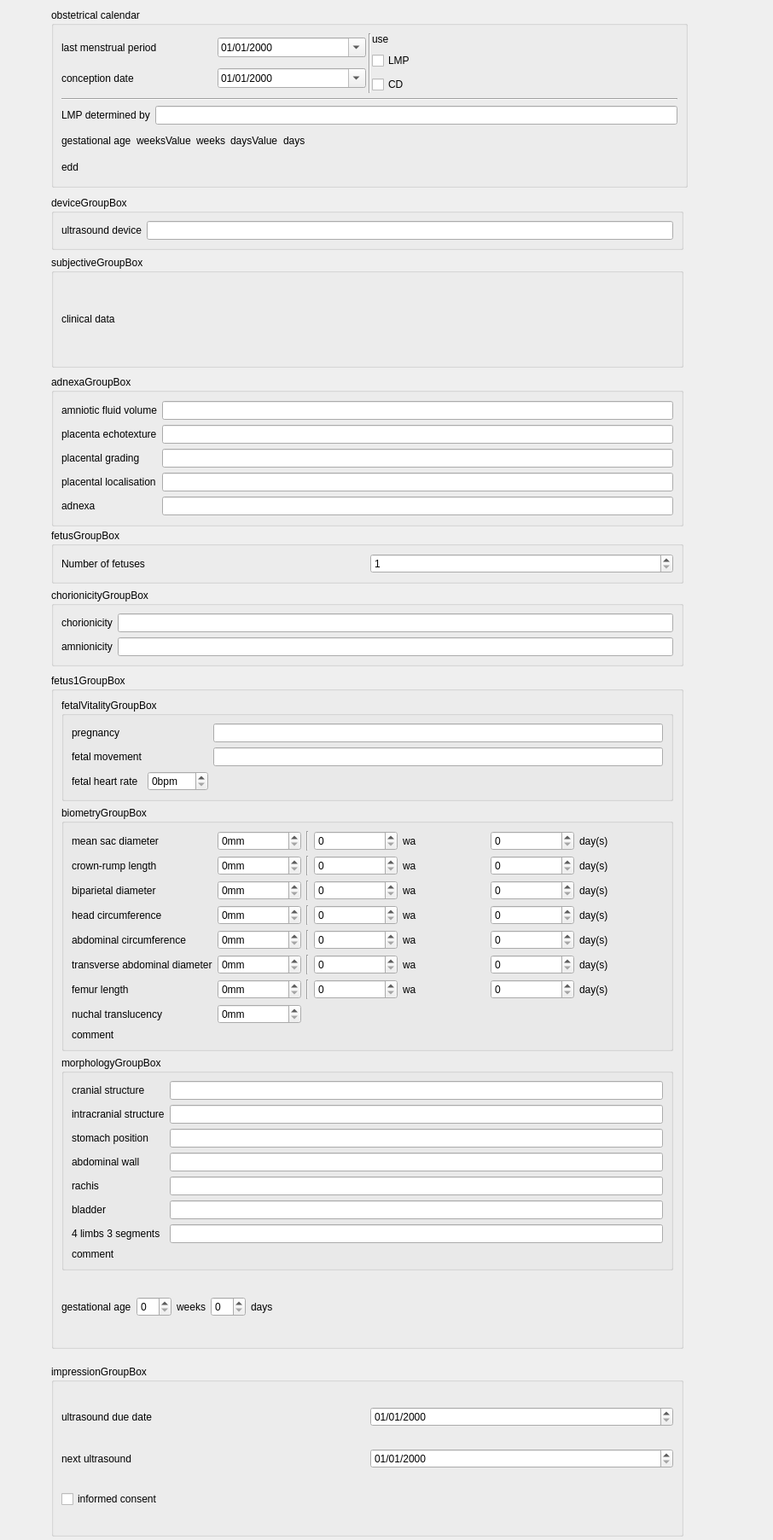
<?xml version="1.0" encoding="UTF-8"?>
<ui version="4.0">
 <class>Form</class>
 <widget class="QWidget" name="Form">
  <property name="geometry">
   <rect>
    <x>0</x>
    <y>0</y>
    <width>906</width>
    <height>1805</height>
   </rect>
  </property>
  <property name="windowTitle">
   <string>Form</string>
  </property>
  <widget class="QGroupBox" name="fetusGroupBox">
   <property name="geometry">
    <rect>
     <x>60</x>
     <y>620</y>
     <width>741</width>
     <height>64</height>
    </rect>
   </property>
   <property name="title">
    <string>fetusGroupBox</string>
   </property>
   <layout class="QGridLayout" name="gridLayout_6">
    <item row="0" column="0">
     <widget class="QLabel" name="fetusNumberLabel">
      <property name="text">
       <string>Number of fetuses</string>
      </property>
     </widget>
    </item>
    <item row="0" column="1">
     <widget class="QSpinBox" name="fetusNumberSpinBox">
      <property name="minimum">
       <number>1</number>
      </property>
      <property name="maximum">
       <number>5</number>
      </property>
      <property name="value">
       <number>1</number>
      </property>
     </widget>
    </item>
   </layout>
  </widget>
  <widget class="QGroupBox" name="fetus1GroupBox">
   <property name="enabled">
    <bool>true</bool>
   </property>
   <property name="geometry">
    <rect>
     <x>60</x>
     <y>790</y>
     <width>741</width>
     <height>791</height>
    </rect>
   </property>
   <property name="title">
    <string>fetus1GroupBox</string>
   </property>
   <property name="flat">
    <bool>false</bool>
   </property>
   <layout class="QVBoxLayout" name="verticalLayout_7">
    <item>
     <widget class="QGroupBox" name="fetus1FetalVitalityGroupBox">
      <property name="title">
       <string>fetalVitalityGroupBox</string>
      </property>
      <layout class="QGridLayout" name="gridLayout_3">
       <item row="0" column="0">
        <widget class="QLabel" name="fetus1PregnancyLabel">
         <property name="text">
          <string>pregnancy</string>
         </property>
        </widget>
       </item>
       <item row="0" column="1">
        <layout class="QHBoxLayout" name="fetus1PregnancyRadioLayout"/>
       </item>
       <item row="0" column="2">
        <widget class="QLineEdit" name="fetus1PregnancyLineEdit"/>
       </item>
       <item row="1" column="0">
        <widget class="QLabel" name="fetus1FetalMovementLabel">
         <property name="text">
          <string>fetal movement</string>
         </property>
        </widget>
       </item>
       <item row="1" column="1">
        <layout class="QHBoxLayout" name="fetus1FetalMovementRadioLayout"/>
       </item>
       <item row="1" column="2">
        <widget class="QLineEdit" name="fetus1FetalMovementLineEdit"/>
       </item>
       <item row="2" column="0">
        <widget class="QLabel" name="fetus1FhrLabel">
         <property name="text">
          <string>fetal heart rate</string>
         </property>
        </widget>
       </item>
       <item row="2" column="1">
        <widget class="QSpinBox" name="fetus1FhrSpinBox">
         <property name="suffix">
          <string>bpm</string>
         </property>
         <property name="maximum">
          <number>999</number>
         </property>
        </widget>
       </item>
      </layout>
     </widget>
    </item>
    <item>
     <widget class="QGroupBox" name="fetus1BiometryGroupBox">
      <property name="title">
       <string>biometryGroupBox</string>
      </property>
      <layout class="QVBoxLayout" name="verticalLayout_3">
       <item>
        <layout class="QGridLayout" name="gridLayout_2">
         <item row="0" column="0">
          <widget class="QLabel" name="fetus1MeanSacDiameterLabel">
           <property name="text">
            <string>mean sac diameter</string>
           </property>
          </widget>
         </item>
         <item row="0" column="1">
          <widget class="QSpinBox" name="fetus1MeanSacDiameterSpinBox">
           <property name="suffix">
            <string>mm</string>
           </property>
           <property name="maximum">
            <number>999</number>
           </property>
          </widget>
         </item>
         <item row="0" column="2">
          <widget class="Line" name="line_3">
           <property name="orientation">
            <enum>Qt::Vertical</enum>
           </property>
          </widget>
         </item>
         <item row="0" column="3">
          <widget class="QSpinBox" name="fetus1MeanSacDiameterWeekSpinBox"/>
         </item>
         <item row="0" column="4">
          <widget class="QLabel" name="fetus1MeanSacDiameterWeekLabel">
           <property name="text">
            <string>wa</string>
           </property>
          </widget>
         </item>
         <item row="0" column="5">
          <widget class="QSpinBox" name="fetus1MeanSacDiameterDaySpinBox">
           <property name="maximum">
            <number>6</number>
           </property>
          </widget>
         </item>
         <item row="0" column="6">
          <widget class="QLabel" name="fetus1MeanSacDiameterDayLabel">
           <property name="text">
            <string>day(s)</string>
           </property>
          </widget>
         </item>
         <item row="1" column="0">
          <widget class="QLabel" name="fetus1CRLLabel">
           <property name="text">
            <string>crown-rump length</string>
           </property>
          </widget>
         </item>
         <item row="1" column="1">
          <widget class="QSpinBox" name="fetus1CRLSpinBox">
           <property name="suffix">
            <string>mm</string>
           </property>
           <property name="maximum">
            <number>999</number>
           </property>
          </widget>
         </item>
         <item row="1" column="2">
          <widget class="Line" name="line_4">
           <property name="orientation">
            <enum>Qt::Vertical</enum>
           </property>
          </widget>
         </item>
         <item row="1" column="3">
          <widget class="QSpinBox" name="fetus1CRLWeekSpinBox"/>
         </item>
         <item row="1" column="4">
          <widget class="QLabel" name="fetus1CRLWeekLabel">
           <property name="text">
            <string>wa</string>
           </property>
          </widget>
         </item>
         <item row="1" column="5">
          <widget class="QSpinBox" name="fetus1CRLDaySpinBox">
           <property name="maximum">
            <number>6</number>
           </property>
          </widget>
         </item>
         <item row="1" column="6">
          <widget class="QLabel" name="fetus1CRLDayLabel">
           <property name="text">
            <string>day(s)</string>
           </property>
          </widget>
         </item>
         <item row="2" column="0">
          <widget class="QLabel" name="fetus1BPDLabel">
           <property name="text">
            <string>biparietal diameter</string>
           </property>
          </widget>
         </item>
         <item row="2" column="1">
          <widget class="QSpinBox" name="fetus1BPDSpinBox">
           <property name="suffix">
            <string>mm</string>
           </property>
           <property name="maximum">
            <number>999</number>
           </property>
          </widget>
         </item>
         <item row="2" column="2">
          <widget class="Line" name="line_5">
           <property name="orientation">
            <enum>Qt::Vertical</enum>
           </property>
          </widget>
         </item>
         <item row="2" column="3">
          <widget class="QSpinBox" name="fetus1BPDWeekSpinBox"/>
         </item>
         <item row="2" column="4">
          <widget class="QLabel" name="fetus1BPDWeekLabel">
           <property name="text">
            <string>wa</string>
           </property>
          </widget>
         </item>
         <item row="2" column="5">
          <widget class="QSpinBox" name="fetus1BPDDaySpinBox">
           <property name="maximum">
            <number>6</number>
           </property>
          </widget>
         </item>
         <item row="2" column="6">
          <widget class="QLabel" name="label_6">
           <property name="text">
            <string>day(s)</string>
           </property>
          </widget>
         </item>
         <item row="3" column="0">
          <widget class="QLabel" name="fetus1HeadCircumferenceLabel">
           <property name="text">
            <string>head circumference</string>
           </property>
          </widget>
         </item>
         <item row="3" column="1">
          <widget class="QSpinBox" name="fetus1HeadCircumferenceSpinBox">
           <property name="suffix">
            <string>mm</string>
           </property>
           <property name="maximum">
            <number>999</number>
           </property>
          </widget>
         </item>
         <item row="3" column="2">
          <widget class="Line" name="line_6">
           <property name="orientation">
            <enum>Qt::Vertical</enum>
           </property>
          </widget>
         </item>
         <item row="3" column="3">
          <widget class="QSpinBox" name="fetus1HeadCircumferenceWeekSpinBox"/>
         </item>
         <item row="3" column="4">
          <widget class="QLabel" name="fetus1HeadCircumferenceWeekLabel">
           <property name="text">
            <string>wa</string>
           </property>
          </widget>
         </item>
         <item row="3" column="5">
          <widget class="QSpinBox" name="fetus1HeadCircumferenceDaysSpinBox">
           <property name="maximum">
            <number>6</number>
           </property>
          </widget>
         </item>
         <item row="3" column="6">
          <widget class="QLabel" name="fetus1HeadCircumferenceDayLabel">
           <property name="text">
            <string>day(s)</string>
           </property>
          </widget>
         </item>
         <item row="4" column="0">
          <widget class="QLabel" name="fetus1AbdominalCircumferenceLabel">
           <property name="text">
            <string>abdominal circumference</string>
           </property>
          </widget>
         </item>
         <item row="4" column="1">
          <widget class="QSpinBox" name="fetus1AbdominalCircumferenceSpinBox">
           <property name="suffix">
            <string>mm</string>
           </property>
           <property name="maximum">
            <number>999</number>
           </property>
          </widget>
         </item>
         <item row="4" column="2">
          <widget class="Line" name="line_7">
           <property name="orientation">
            <enum>Qt::Vertical</enum>
           </property>
          </widget>
         </item>
         <item row="4" column="3">
          <widget class="QSpinBox" name="fetus1AbdominalCircumferenceWeekSpinBox"/>
         </item>
         <item row="4" column="4">
          <widget class="QLabel" name="fetus1AbdominalCircumferenceWeekLabel">
           <property name="text">
            <string>wa</string>
           </property>
          </widget>
         </item>
         <item row="4" column="5">
          <widget class="QSpinBox" name="fetus1AbdominalCircumferenceDaySpinBox">
           <property name="maximum">
            <number>6</number>
           </property>
          </widget>
         </item>
         <item row="4" column="6">
          <widget class="QLabel" name="fetus1AbdominalCircumferenceDayLabel">
           <property name="text">
            <string>day(s)</string>
           </property>
          </widget>
         </item>
         <item row="5" column="0">
          <widget class="QLabel" name="fetus1TADLabel">
           <property name="text">
            <string>transverse abdominal diameter</string>
           </property>
          </widget>
         </item>
         <item row="5" column="1">
          <widget class="QSpinBox" name="fetus1TADSpinBox">
           <property name="suffix">
            <string>mm</string>
           </property>
           <property name="maximum">
            <number>999</number>
           </property>
          </widget>
         </item>
         <item row="5" column="2">
          <widget class="Line" name="line_8">
           <property name="orientation">
            <enum>Qt::Vertical</enum>
           </property>
          </widget>
         </item>
         <item row="5" column="3">
          <widget class="QSpinBox" name="fetus1TADWeekSpinBox"/>
         </item>
         <item row="5" column="4">
          <widget class="QLabel" name="fetus1TADWeekLabel">
           <property name="text">
            <string>wa</string>
           </property>
          </widget>
         </item>
         <item row="5" column="5">
          <widget class="QSpinBox" name="fetus1TADDaySpinBox">
           <property name="maximum">
            <number>6</number>
           </property>
          </widget>
         </item>
         <item row="5" column="6">
          <widget class="QLabel" name="fetus1TADDayLabel">
           <property name="text">
            <string>day(s)</string>
           </property>
          </widget>
         </item>
         <item row="6" column="0">
          <widget class="QLabel" name="fetus1FLLabel">
           <property name="text">
            <string>femur length</string>
           </property>
          </widget>
         </item>
         <item row="6" column="1">
          <widget class="QSpinBox" name="fetus1FLSpinBox">
           <property name="suffix">
            <string>mm</string>
           </property>
           <property name="maximum">
            <number>999</number>
           </property>
          </widget>
         </item>
         <item row="6" column="2">
          <widget class="Line" name="line_9">
           <property name="orientation">
            <enum>Qt::Vertical</enum>
           </property>
          </widget>
         </item>
         <item row="6" column="3">
          <widget class="QSpinBox" name="fetus1FLWeekSpinBox"/>
         </item>
         <item row="6" column="4">
          <widget class="QLabel" name="fetus1FLWeekLabel">
           <property name="text">
            <string>wa</string>
           </property>
          </widget>
         </item>
         <item row="6" column="5">
          <widget class="QSpinBox" name="fetus1FLDaySpinBox">
           <property name="maximum">
            <number>6</number>
           </property>
          </widget>
         </item>
         <item row="6" column="6">
          <widget class="QLabel" name="fetus1FLDayLabel">
           <property name="text">
            <string>day(s)</string>
           </property>
          </widget>
         </item>
         <item row="7" column="0">
          <widget class="QLabel" name="fetus1NuchalTranslucencyLabel">
           <property name="text">
            <string>nuchal translucency</string>
           </property>
          </widget>
         </item>
         <item row="7" column="1">
          <widget class="QSpinBox" name="fetus1NuchalTranslucencySpinBox">
           <property name="suffix">
            <string>mm</string>
           </property>
           <property name="maximum">
            <number>999</number>
           </property>
          </widget>
         </item>
        </layout>
       </item>
       <item>
        <layout class="QVBoxLayout" name="verticalLayout">
         <item>
          <widget class="QLabel" name="fetus1BiometryCommentLabel">
           <property name="text">
            <string>comment</string>
           </property>
          </widget>
         </item>
         <item>
          <layout class="QFormLayout" name="fetus1BiometryCommentFormLayout"/>
         </item>
        </layout>
       </item>
      </layout>
     </widget>
    </item>
    <item>
     <widget class="QGroupBox" name="fetus1MorphologyGroupBox">
      <property name="title">
       <string>morphologyGroupBox</string>
      </property>
      <layout class="QVBoxLayout" name="verticalLayout_4">
       <item>
        <layout class="QGridLayout" name="gridLayout_4">
         <item row="0" column="0">
          <widget class="QLabel" name="fetus1CranialStructureLabel">
           <property name="text">
            <string>cranial structure</string>
           </property>
          </widget>
         </item>
         <item row="0" column="1">
          <layout class="QHBoxLayout" name="fetus1CranialStructureRadioLayout"/>
         </item>
         <item row="0" column="2">
          <widget class="QLineEdit" name="fetus1CranialStructureLineEdit"/>
         </item>
         <item row="1" column="0">
          <widget class="QLabel" name="fetus1IntracranialStructureLabel">
           <property name="text">
            <string>intracranial structure</string>
           </property>
          </widget>
         </item>
         <item row="1" column="1">
          <layout class="QHBoxLayout" name="fetus1IntracranialStructureRadioLayout"/>
         </item>
         <item row="1" column="2">
          <widget class="QLineEdit" name="fetus1IntracranialStructureLineEdit"/>
         </item>
         <item row="2" column="0">
          <widget class="QLabel" name="fetus1StomachPositionLabel">
           <property name="text">
            <string>stomach position</string>
           </property>
          </widget>
         </item>
         <item row="2" column="1">
          <layout class="QHBoxLayout" name="fetus1StomachPositionRadioLayout"/>
         </item>
         <item row="2" column="2">
          <widget class="QLineEdit" name="fetus1StomachPositionLineEdit"/>
         </item>
         <item row="3" column="0">
          <widget class="QLabel" name="fetus1AbdominalWallLabel">
           <property name="text">
            <string>abdominal wall</string>
           </property>
          </widget>
         </item>
         <item row="3" column="1">
          <layout class="QHBoxLayout" name="fetus1AbdominalWallRadioLayout"/>
         </item>
         <item row="3" column="2">
          <widget class="QLineEdit" name="fetus1AbdominalWallLineEdit"/>
         </item>
         <item row="4" column="0">
          <widget class="QLabel" name="fetus1RachisLabel">
           <property name="text">
            <string>rachis</string>
           </property>
          </widget>
         </item>
         <item row="4" column="1">
          <layout class="QHBoxLayout" name="fetus1RachisRadioLayout"/>
         </item>
         <item row="4" column="2">
          <widget class="QLineEdit" name="fetus1RachisLineEdit"/>
         </item>
         <item row="5" column="0">
          <widget class="QLabel" name="fetus1BladderLabel">
           <property name="text">
            <string>bladder</string>
           </property>
          </widget>
         </item>
         <item row="5" column="1">
          <layout class="QHBoxLayout" name="fetus1BladderRadioLayout"/>
         </item>
         <item row="5" column="2">
          <widget class="QLineEdit" name="fetus1BladderLineEdit"/>
         </item>
         <item row="6" column="0">
          <widget class="QLabel" name="fetus1LimbsLabel">
           <property name="text">
            <string>4 limbs 3 segments</string>
           </property>
          </widget>
         </item>
         <item row="6" column="1">
          <layout class="QHBoxLayout" name="fetus1LimbsRadioLayout"/>
         </item>
         <item row="6" column="2">
          <widget class="QLineEdit" name="fetus1LimbsLineEdit"/>
         </item>
        </layout>
       </item>
       <item>
        <layout class="QVBoxLayout" name="verticalLayout_2">
         <item>
          <widget class="QLabel" name="fetus1MorphologyCommentLabel">
           <property name="text">
            <string>comment</string>
           </property>
          </widget>
         </item>
         <item>
          <layout class="QFormLayout" name="fetus1MorphologyCommentFormLayout"/>
         </item>
        </layout>
       </item>
      </layout>
     </widget>
    </item>
    <item>
     <layout class="QHBoxLayout" name="horizontalLayout_18">
      <item>
       <widget class="QLabel" name="fetus1UsGestationalAgeHelpTextLabel">
        <property name="text">
         <string>gestational age</string>
        </property>
       </widget>
      </item>
      <item>
       <widget class="QSpinBox" name="fetus1UsGestationalAgeWeekSpinBox"/>
      </item>
      <item>
       <widget class="QLabel" name="fetus1UsGestationalAgeWeekLabel">
        <property name="text">
         <string>weeks</string>
        </property>
       </widget>
      </item>
      <item>
       <widget class="QSpinBox" name="fetus1UsGestationalAgeDaySpinBox"/>
      </item>
      <item>
       <widget class="QLabel" name="fetus1UsGestationalAgeDayLabel">
        <property name="text">
         <string>days</string>
        </property>
       </widget>
      </item>
      <item>
       <spacer name="horizontalSpacer_4">
        <property name="orientation">
         <enum>Qt::Horizontal</enum>
        </property>
        <property name="sizeHint" stdset="0">
         <size>
          <width>40</width>
          <height>20</height>
         </size>
        </property>
       </spacer>
      </item>
     </layout>
    </item>
   </layout>
  </widget>
  <widget class="QGroupBox" name="obstetricalCalendarGroupBox">
   <property name="geometry">
    <rect>
     <x>60</x>
     <y>10</y>
     <width>746</width>
     <height>210</height>
    </rect>
   </property>
   <property name="title">
    <string>obstetrical calendar</string>
   </property>
   <layout class="QVBoxLayout" name="verticalLayout_19">
    <item>
     <layout class="QHBoxLayout" name="horizontalLayout_14">
      <property name="spacing">
       <number>1</number>
      </property>
      <property name="leftMargin">
       <number>0</number>
      </property>
      <item>
       <layout class="QVBoxLayout" name="verticalLayout_18">
        <property name="spacing">
         <number>8</number>
        </property>
        <property name="rightMargin">
         <number>2</number>
        </property>
        <item>
         <layout class="QHBoxLayout" name="lmpHorizontalLayout">
          <item>
           <widget class="QLabel" name="lastMenstrualPeriodLabel">
            <property name="text">
             <string>last menstrual period</string>
            </property>
           </widget>
          </item>
          <item>
           <widget class="QDateEdit" name="lastMenstrualPeriodDateEdit">
            <property name="locale">
             <locale language="French" country="Madagascar"/>
            </property>
            <property name="correctionMode">
             <enum>QAbstractSpinBox::CorrectToNearestValue</enum>
            </property>
            <property name="displayFormat">
             <string>dd/MM/yyyy</string>
            </property>
            <property name="calendarPopup">
             <bool>true</bool>
            </property>
           </widget>
          </item>
         </layout>
        </item>
        <item>
         <layout class="QHBoxLayout" name="conceptionHorizontalLayout">
          <item>
           <widget class="QLabel" name="conceptionDateLabel">
            <property name="text">
             <string>conception date</string>
            </property>
           </widget>
          </item>
          <item>
           <widget class="QDateEdit" name="conceptionDateDateEdit">
            <property name="locale">
             <locale language="French" country="Madagascar"/>
            </property>
            <property name="showGroupSeparator" stdset="0">
             <bool>false</bool>
            </property>
            <property name="minimumDate">
             <date>
              <year>1790</year>
              <month>9</month>
              <day>1</day>
             </date>
            </property>
            <property name="displayFormat">
             <string>dd/MM/yyyy</string>
            </property>
            <property name="calendarPopup">
             <bool>true</bool>
            </property>
            <property name="currentSectionIndex">
             <number>0</number>
            </property>
           </widget>
          </item>
         </layout>
        </item>
       </layout>
      </item>
      <item>
       <widget class="Line" name="line_2">
        <property name="orientation">
         <enum>Qt::Vertical</enum>
        </property>
       </widget>
      </item>
      <item>
       <layout class="QVBoxLayout" name="verticalLayout_17">
        <property name="spacing">
         <number>8</number>
        </property>
        <item>
         <widget class="QLabel" name="useLmpDateOfConceptionLabel">
          <property name="text">
           <string>use</string>
          </property>
         </widget>
        </item>
        <item>
         <widget class="QCheckBox" name="useLmpCheck">
          <property name="text">
           <string>LMP</string>
          </property>
         </widget>
        </item>
        <item>
         <widget class="QCheckBox" name="useDateOfConceptionCheck">
          <property name="text">
           <string>CD</string>
          </property>
         </widget>
        </item>
       </layout>
      </item>
     </layout>
    </item>
    <item>
     <widget class="Line" name="line">
      <property name="orientation">
       <enum>Qt::Horizontal</enum>
      </property>
     </widget>
    </item>
    <item>
     <layout class="QHBoxLayout" name="horizontalLayout_15">
      <property name="sizeConstraint">
       <enum>QLayout::SetMinimumSize</enum>
      </property>
      <item>
       <widget class="QLabel" name="lmpDeterminedByLabel">
        <property name="text">
         <string>LMP determined by</string>
        </property>
       </widget>
      </item>
      <item>
       <layout class="QHBoxLayout" name="lmpDeterminedByRadioLayout"/>
      </item>
      <item>
       <widget class="QLineEdit" name="lmpDeterminedByLineEdit">
        <property name="sizePolicy">
         <sizepolicy hsizetype="MinimumExpanding" vsizetype="Fixed">
          <horstretch>0</horstretch>
          <verstretch>0</verstretch>
         </sizepolicy>
        </property>
       </widget>
      </item>
     </layout>
    </item>
    <item>
     <layout class="QHBoxLayout" name="horizontalLayout_17">
      <item>
       <widget class="QLabel" name="gestationalAgeHelpTextLabel">
        <property name="text">
         <string>gestational age</string>
        </property>
       </widget>
      </item>
      <item>
       <widget class="QLabel" name="currentWeeksAmenorrhoeaWeeksValueLabel">
        <property name="text">
         <string>weeksValue</string>
        </property>
       </widget>
      </item>
      <item>
       <widget class="QLabel" name="currentWeeksAmenorrhoeaWeeksLabel">
        <property name="text">
         <string>weeks</string>
        </property>
       </widget>
      </item>
      <item>
       <widget class="QLabel" name="currentWeeksAmenorrhoeaDaysValueLabel">
        <property name="text">
         <string>daysValue</string>
        </property>
       </widget>
      </item>
      <item>
       <widget class="QLabel" name="currentWeeksAmenorrhoeaDaysLabel">
        <property name="text">
         <string>days</string>
        </property>
       </widget>
      </item>
      <item>
       <spacer name="horizontalSpacer_3">
        <property name="orientation">
         <enum>Qt::Horizontal</enum>
        </property>
        <property name="sizeHint" stdset="0">
         <size>
          <width>40</width>
          <height>20</height>
         </size>
        </property>
       </spacer>
      </item>
     </layout>
    </item>
    <item>
     <layout class="QHBoxLayout" name="eddHorizontalLayout">
      <item>
       <widget class="QLabel" name="eddLabel">
        <property name="text">
         <string>edd</string>
        </property>
       </widget>
      </item>
      <item>
       <widget class="QLabel" name="eddValueLabel">
        <property name="text">
         <string/>
        </property>
       </widget>
      </item>
      <item>
       <spacer name="horizontalSpacer_2">
        <property name="orientation">
         <enum>Qt::Horizontal</enum>
        </property>
        <property name="sizeHint" stdset="0">
         <size>
          <width>40</width>
          <height>20</height>
         </size>
        </property>
       </spacer>
      </item>
     </layout>
    </item>
   </layout>
  </widget>
  <widget class="QGroupBox" name="subjectiveGroupBox">
   <property name="geometry">
    <rect>
     <x>60</x>
     <y>300</y>
     <width>741</width>
     <height>131</height>
    </rect>
   </property>
   <property name="title">
    <string>subjectiveGroupBox</string>
   </property>
   <layout class="QVBoxLayout" name="verticalLayout_6">
    <item>
     <widget class="QLabel" name="clinicalDataLabel">
      <property name="minimumSize">
       <size>
        <width>0</width>
        <height>14</height>
       </size>
      </property>
      <property name="text">
       <string>clinical data</string>
      </property>
     </widget>
    </item>
    <item>
     <layout class="QFormLayout" name="clinicalDataFormLayout">
      <property name="fieldGrowthPolicy">
       <enum>QFormLayout::AllNonFixedFieldsGrow</enum>
      </property>
     </layout>
    </item>
   </layout>
  </widget>
  <widget class="QGroupBox" name="deviceGroupBox">
   <property name="geometry">
    <rect>
     <x>60</x>
     <y>230</y>
     <width>741</width>
     <height>63</height>
    </rect>
   </property>
   <property name="title">
    <string>deviceGroupBox</string>
   </property>
   <layout class="QGridLayout" name="gridLayout_8">
    <item row="0" column="0">
     <widget class="QLabel" name="deviceLabel">
      <property name="text">
       <string>ultrasound device</string>
      </property>
     </widget>
    </item>
    <item row="0" column="1">
     <widget class="QLineEdit" name="deviceLineEdit"/>
    </item>
   </layout>
  </widget>
  <widget class="QGroupBox" name="adnexaGroupBox">
   <property name="geometry">
    <rect>
     <x>60</x>
     <y>440</y>
     <width>741</width>
     <height>177</height>
    </rect>
   </property>
   <property name="title">
    <string>adnexaGroupBox</string>
   </property>
   <layout class="QVBoxLayout" name="verticalLayout_5">
    <item>
     <layout class="QGridLayout" name="gridLayout_5">
      <item row="0" column="0">
       <widget class="QLabel" name="amnioticFluidVolumeLabel">
        <property name="text">
         <string>amniotic fluid volume</string>
        </property>
       </widget>
      </item>
      <item row="0" column="1">
       <layout class="QHBoxLayout" name="amnioticFluidVolumeRadioLayout"/>
      </item>
      <item row="0" column="2">
       <widget class="QLineEdit" name="amnioticFluidVolumeLineEdit"/>
      </item>
      <item row="1" column="0">
       <widget class="QLabel" name="placentaEchostructureLabel">
        <property name="text">
         <string>placenta echotexture</string>
        </property>
       </widget>
      </item>
      <item row="1" column="1">
       <layout class="QHBoxLayout" name="placentaEchostructureRadioLayout"/>
      </item>
      <item row="1" column="2">
       <widget class="QLineEdit" name="placentaEchostructureLineEdit"/>
      </item>
      <item row="2" column="0">
       <widget class="QLabel" name="placentalGradingLabel">
        <property name="text">
         <string>placental grading</string>
        </property>
       </widget>
      </item>
      <item row="2" column="1">
       <layout class="QHBoxLayout" name="placentalGradingRadioLayout"/>
      </item>
      <item row="2" column="2">
       <widget class="QLineEdit" name="placentalGradingLineEdit"/>
      </item>
      <item row="3" column="0">
       <widget class="QLabel" name="placentalLocalisationLabel">
        <property name="text">
         <string>placental localisation</string>
        </property>
       </widget>
      </item>
      <item row="3" column="1">
       <layout class="QHBoxLayout" name="placentalLocalisationRadioLayout"/>
      </item>
      <item row="3" column="2">
       <widget class="QLineEdit" name="placentalLocalisationLineEdit"/>
      </item>
      <item row="4" column="0">
       <widget class="QLabel" name="adnexaLabel">
        <property name="text">
         <string>adnexa</string>
        </property>
       </widget>
      </item>
      <item row="4" column="1">
       <layout class="QHBoxLayout" name="adnexaRadioLayout"/>
      </item>
      <item row="4" column="2">
       <widget class="QLineEdit" name="adnexaLineEdit"/>
      </item>
     </layout>
    </item>
   </layout>
  </widget>
  <widget class="QGroupBox" name="impressionGroupBox">
   <property name="geometry">
    <rect>
     <x>60</x>
     <y>1600</y>
     <width>741</width>
     <height>201</height>
    </rect>
   </property>
   <property name="title">
    <string>impressionGroupBox</string>
   </property>
   <layout class="QGridLayout" name="gridLayout_7">
    <item row="0" column="0" colspan="2">
     <layout class="QFormLayout" name="impressionFormLayout"/>
    </item>
    <item row="1" column="0">
     <widget class="QLabel" name="usDueDateLabel">
      <property name="text">
       <string>ultrasound due date</string>
      </property>
     </widget>
    </item>
    <item row="1" column="1">
     <widget class="QDateEdit" name="usDueDateDateEdit">
      <property name="displayFormat">
       <string>dd/MM/yyyy</string>
      </property>
     </widget>
    </item>
    <item row="2" column="0">
     <widget class="QLabel" name="nextUsLabel">
      <property name="text">
       <string>next ultrasound</string>
      </property>
     </widget>
    </item>
    <item row="2" column="1">
     <widget class="QDateEdit" name="nextUsDateEdit">
      <property name="displayFormat">
       <string>dd/MM/yyyy</string>
      </property>
     </widget>
    </item>
    <item row="3" column="0" colspan="2">
     <widget class="QCheckBox" name="informedConsentCheckBox">
      <property name="text">
       <string>informed consent</string>
      </property>
     </widget>
    </item>
   </layout>
  </widget>
  <widget class="QGroupBox" name="chorionicityGroupBox">
   <property name="geometry">
    <rect>
     <x>60</x>
     <y>690</y>
     <width>741</width>
     <height>91</height>
    </rect>
   </property>
   <property name="title">
    <string>chorionicityGroupBox</string>
   </property>
   <layout class="QGridLayout" name="gridLayout">
    <item row="0" column="0">
     <widget class="QLabel" name="chorionicityLabel">
      <property name="text">
       <string>chorionicity</string>
      </property>
     </widget>
    </item>
    <item row="0" column="1">
     <widget class="QLineEdit" name="chorionicityLineEdit"/>
    </item>
    <item row="1" column="0">
     <widget class="QLabel" name="amnionicityLabel">
      <property name="text">
       <string>amnionicity</string>
      </property>
     </widget>
    </item>
    <item row="1" column="1">
     <widget class="QLineEdit" name="amnionicityLineEdit"/>
    </item>
   </layout>
  </widget>
 </widget>
 <resources/>
 <connections/>
</ui>
